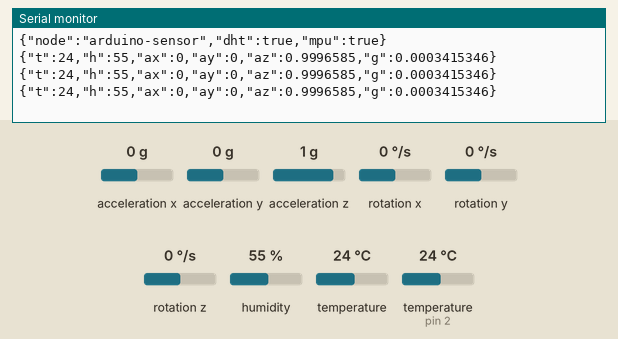
The sketch below on a simulated Arduino Uno, built with avr-gcc and run on an emulated ATmega328P. On the bench: the last lines printed to the serial monitor. The test bench sets the inputs (shaded band); at power-on: acceleration x 0 g, humidity 55 %, acceleration y 0 g, temperature (sensor on pin 2) 24 °C, acceleration z 1 g, rotation x 0 °/s, rotation y 0 °/s, rotation z 0 °/s, temperature 24 °C.

Above: at 1.8 s.
1.9 s: acceleration x set to -1.4 g
At 2.31 s:
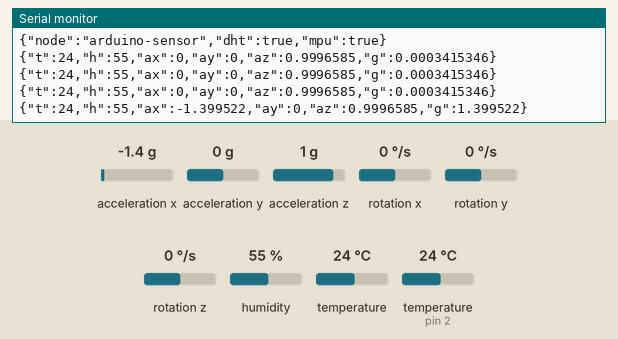
3.4 s: humidity set to 22 %
At 3.9 s:
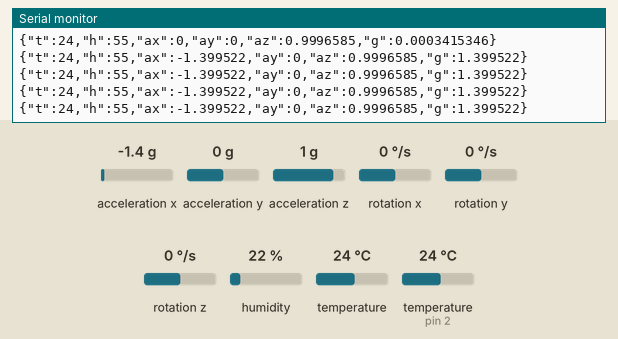
4.9 s: acceleration y set to -1.4 g
At 5.4 s:
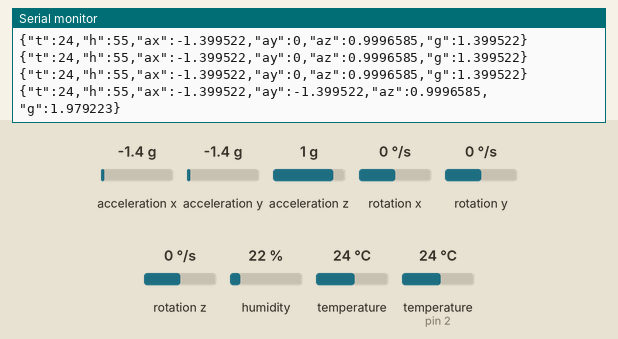
6.4 s: temperature (sensor on pin 2) set to 12 °C
At 6.81 s:
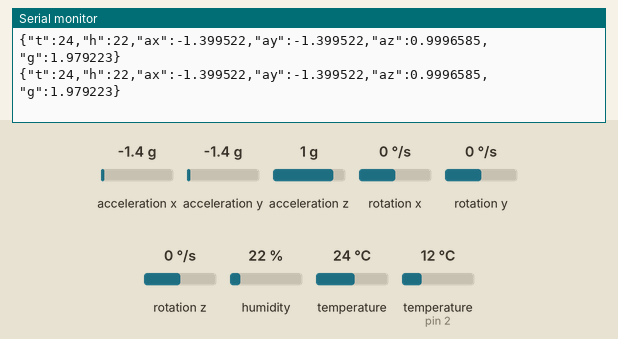
7.9 s: acceleration z set to -1.4 g
At 8.31 s:
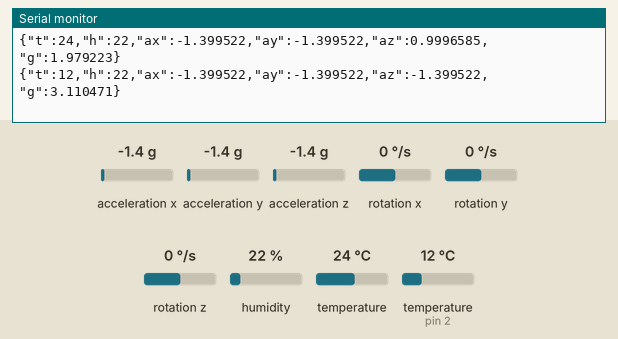
9.4 s: humidity set to 40 %
At 9.81 s:
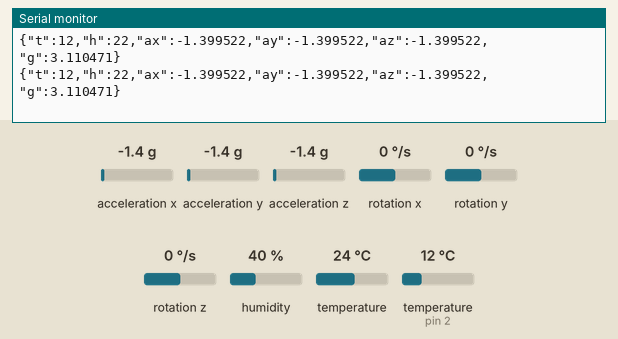
Timing chart, 0 to 11.9 s (numbered marks = the images above; inputs shaded):
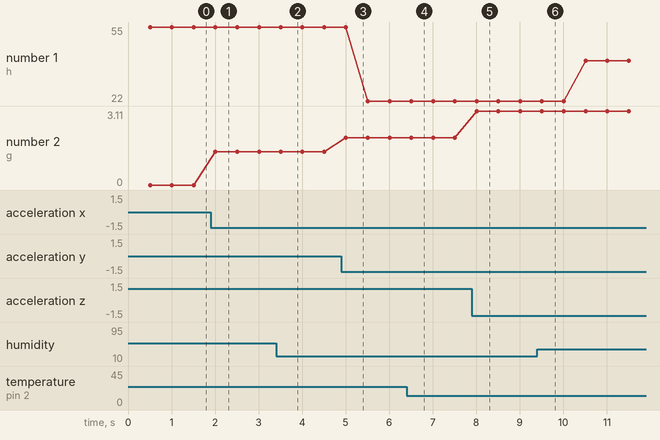

The sketch:

sensor_node.ino
```cpp
/*
 * Fleet Commander — Arduino sensor node (P0-E edge track)
 *
 * Role: dumb I2C sensor front-end for the ESP32 gateway. The Uno/Nano
 * (2KB RAM) runs NO network and NO ML: it samples a DHT22 (temp/humidity)
 * and an MPU6050 (accel) and streams compact JSON lines over Serial @115200.
 * The ESP32 reads these lines, runs the threshold verdict engine, and
 * publishes to MQTT. Wire: Arduino TX->ESP32 RX2, RX->TX2, common GND.
 *
 * Line protocol (one JSON object per line, ~2 Hz):
 *   {"t":26.4,"h":61.2,"ax":0.02,"ay":-0.01,"az":1.01,"g":0.03}
 * Requires: DHT sensor library, Adafruit MPU6050, ArduinoJson (v6).
 */
#include <ArduinoJson.h>
#include <DHT.h>
#include <Adafruit_MPU6050.h>
#include <Adafruit_Sensor.h>
#include <Wire.h>

#define DHT_PIN   2
#define DHT_TYPE  DHT22
#define SAMPLE_MS 500

DHT dht(DHT_PIN, DHT_TYPE);
Adafruit_MPU6050 mpu;
bool hasMpu = false;

void setup() {
  Serial.begin(115200);
  dht.begin();
  if (mpu.begin()) {
    hasMpu = true;
    mpu.setAccelerometerRange(MPU6050_RANGE_16_G);
  }
  // Announce capabilities once for the gateway log.
  Serial.println(F("{\"node\":\"arduino-sensor\",\"dht\":true,\"mpu\":true}"));
}

void loop() {
  static unsigned long last = 0;
  unsigned long now = millis();
  if (now - last < SAMPLE_MS) return;
  last = now;

  float t = dht.readTemperature();
  float h = dht.readHumidity();
  float ax = 0, ay = 0, az = 1.0, g = 0.0;
  if (hasMpu) {
    sensors_event_t a, gyr, tmp;
    mpu.getEvent(&a, &gyr, &tmp);
    ax = a.acceleration.x / 9.81;
    ay = a.acceleration.y / 9.81;
    az = a.acceleration.z / 9.81;
    g = sqrt(ax * ax + ay * ay + (az - 1.0) * (az - 1.0));
  }

  StaticJsonDocument<160> doc;
  if (!isnan(t)) doc["t"] = t;
  if (!isnan(h)) doc["h"] = h;
  doc["ax"] = ax;
  doc["ay"] = ay;
  doc["az"] = az;
  doc["g"] = g;
  serializeJson(doc, Serial);
  Serial.println();
}
```

Measured:
- after the input at 1.9 s, the serial monitor: prints a new line after 0.11 s (image 1)
- after the input at 4.9 s, the serial monitor: prints a new line after 0.11 s (image 3)
- after the input at 7.9 s, the serial monitor: prints a new line after 0.11 s (image 5)
- plotted number 1: 22 → 40 after the input at 9.4 s
- plotted number 2: 0 → 1.4 after the input at 1.9 s, 1.4 → 1.98 after the input at 4.9 s, 1.98 → 3.11 after the input at 7.9 s
